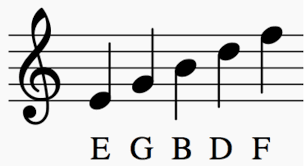
#> input picture ClassVision/Data/note.png, 304 x 166 px
$ python NoteLineRemoval.py
#> lines starting #> are read from the running program, lines starting #| are printed output that depends on the picture; after the words box and inside, x2 and y2 are one past the last pixel; in counts of white or black regions, pixels touching at a corner belong together
import cv2

img = cv2.imread("Data/note.png", 0)
#> img: shape (166, 304); min 0, max 253, mean 219.7
img = cv2.adaptiveThreshold(img, 255, cv2.ADAPTIVE_THRESH_GAUSSIAN_C, cv2.THRESH_BINARY, 11, 2)
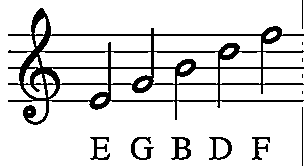
#> img: shape (166, 304); 86.7% white; 12 black regions (4 under 20 px), largest, box (x1, y1, x2, y2) and area: (8, 8, 304, 125) 5659, (171, 137, 191, 160) 225, (131, 137, 154, 160) 199
img = cv2.bitwise_not(img)
length = img.shape[1] // 10
#> length = 30
HorizontalStruc = cv2.getStructuringElement(cv2.MORPH_RECT, (length, 1))
horizontal = cv2.morphologyEx(img, cv2.MORPH_OPEN, HorizontalStruc)
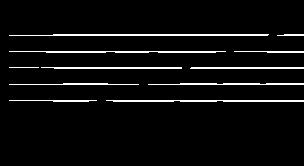
#> horizontal: shape (166, 304); 4.9% white in thin lines or dots, all inside (x1, y1, x2, y2) = (9, 34, 304, 102)
cv2.imshow('horizontal', horizontal)
cv2.waitKey(0)
cv2.destroyAllWindows()
